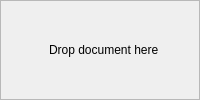
                                            <widget class="QWidget" name="page_20">
                                             <layout class="QHBoxLayout" name="horizontalLayout_40">
                                              <property name="spacing">
                                               <number>0</number>
                                              </property>
                                              <property name="leftMargin">
                                               <number>0</number>
                                              </property>
                                              <property name="topMargin">
                                               <number>0</number>
                                              </property>
                                              <property name="rightMargin">
                                               <number>0</number>
                                              </property>
                                              <property name="bottomMargin">
                                               <number>0</number>
                                              </property>
                                              <item>
                                               <widget class="CQFramePDFFile" name="dropNewMainRevisionSupDoc">
                                                <property name="mouseTracking">
                                                 <bool>true</bool>
                                                </property>
                                                <property name="acceptDrops">
                                                 <bool>true</bool>
                                                </property>
                                                <property name="frameShape">
                                                 <enum>QFrame::StyledPanel</enum>
                                                </property>
                                                <property name="frameShadow">
                                                 <enum>QFrame::Raised</enum>
                                                </property>
                                                <layout class="QHBoxLayout" name="horizontalLayout_41">
                                                 <property name="spacing">
                                                  <number>0</number>
                                                 </property>
                                                 <property name="leftMargin">
                                                  <number>0</number>
                                                 </property>
                                                 <property name="topMargin">
                                                  <number>0</number>
                                                 </property>
                                                 <property name="rightMargin">
                                                  <number>0</number>
                                                 </property>
                                                 <property name="bottomMargin">
                                                  <number>0</number>
                                                 </property>
                                                 <item>
                                                  <widget class="QLabel" name="label_29">
                                                   <property name="sizePolicy">
                                                    <sizepolicy hsizetype="Fixed" vsizetype="Fixed">
                                                     <horstretch>0</horstretch>
                                                     <verstretch>0</verstretch>
                                                    </sizepolicy>
                                                   </property>
                                                   <property name="minimumSize">
                                                    <size>
                                                     <width>30</width>
                                                     <height>30</height>
                                                    </size>
                                                   </property>
                                                   <property name="maximumSize">
                                                    <size>
                                                     <width>30</width>
                                                     <height>30</height>
                                                    </size>
                                                   </property>
                                                   <property name="text">
                                                    <string/>
                                                   </property>
                                                   <property name="pixmap">
                                                    <pixmap resource="resources_rc.qrc">:/icon/icons/plus-circle.svg</pixmap>
                                                   </property>
                                                   <property name="alignment">
                                                    <set>Qt::AlignCenter</set>
                                                   </property>
                                                  </widget>
                                                 </item>
                                                 <item>
                                                  <widget class="QLabel" name="label_30">
                                                   <property name="sizePolicy">
                                                    <sizepolicy hsizetype="Fixed" vsizetype="Fixed">
                                                     <horstretch>0</horstretch>
                                                     <verstretch>0</verstretch>
                                                    </sizepolicy>
                                                   </property>
                                                   <property name="minimumSize">
                                                    <size>
                                                     <width>140</width>
                                                     <height>16</height>
                                                    </size>
                                                   </property>
                                                   <property name="maximumSize">
                                                    <size>
                                                     <width>120</width>
                                                     <height>16</height>
                                                    </size>
                                                   </property>
                                                   <property name="text">
                                                    <string>Drop document here</string>
                                                   </property>
                                                   <property name="alignment">
                                                    <set>Qt::AlignLeading|Qt::AlignLeft|Qt::AlignVCenter</set>
                                                   </property>
                                                  </widget>
                                                 </item>
                                                </layout>
                                               </widget>
                                              </item>
                                             </layout>
                                            </widget>
